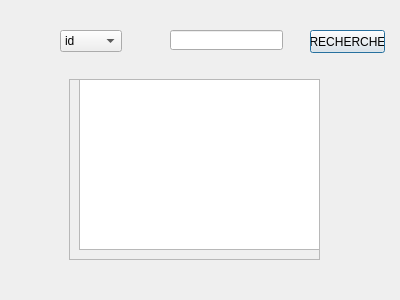
<?xml version="1.0" encoding="UTF-8"?>
<ui version="4.0">
 <class>RECH</class>
 <widget class="QDialog" name="RECH">
  <property name="geometry">
   <rect>
    <x>0</x>
    <y>0</y>
    <width>400</width>
    <height>300</height>
   </rect>
  </property>
  <property name="windowTitle">
   <string>Dialog</string>
  </property>
  <widget class="QLineEdit" name="lineEdit_rech">
   <property name="geometry">
    <rect>
     <x>170</x>
     <y>30</y>
     <width>113</width>
     <height>20</height>
    </rect>
   </property>
  </widget>
  <widget class="QComboBox" name="comboBox_chercher">
   <property name="geometry">
    <rect>
     <x>60</x>
     <y>30</y>
     <width>62</width>
     <height>22</height>
    </rect>
   </property>
   <item>
    <property name="text">
     <string>id</string>
    </property>
   </item>
   <item>
    <property name="text">
     <string>nom</string>
    </property>
   </item>
   <item>
    <property name="text">
     <string>age</string>
    </property>
   </item>
  </widget>
  <widget class="QPushButton" name="rech">
   <property name="geometry">
    <rect>
     <x>310</x>
     <y>30</y>
     <width>75</width>
     <height>23</height>
    </rect>
   </property>
   <property name="text">
    <string>RECHERCHE</string>
   </property>
  </widget>
  <widget class="QFrame" name="frame">
   <property name="geometry">
    <rect>
     <x>69</x>
     <y>79</y>
     <width>251</width>
     <height>181</height>
    </rect>
   </property>
   <property name="frameShape">
    <enum>QFrame::StyledPanel</enum>
   </property>
   <property name="frameShadow">
    <enum>QFrame::Raised</enum>
   </property>
   <widget class="QTableView" name="tableView_2">
    <property name="geometry">
     <rect>
      <x>10</x>
      <y>0</y>
      <width>241</width>
      <height>171</height>
     </rect>
    </property>
   </widget>
  </widget>
 </widget>
 <resources/>
 <connections/>
</ui>
